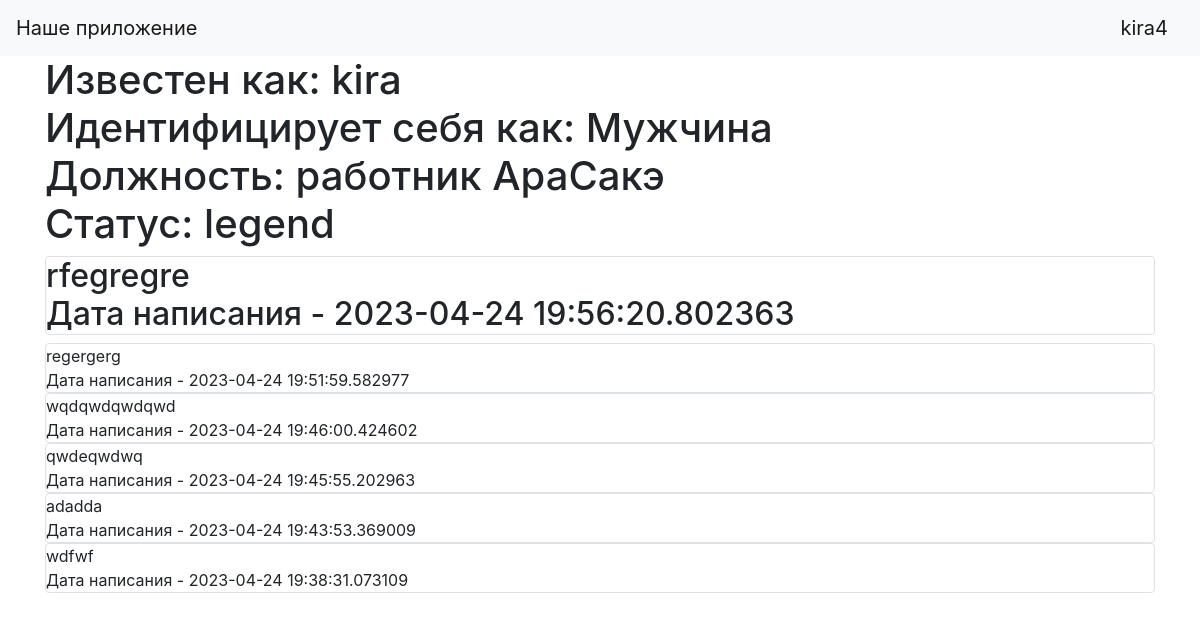
Screenshot of /profile/3 (signed in) with the database file from the repository.
### data/users.py (models this page shows, shortened)
class User(SqlAlchemyBase, UserMixin):
    __tablename__ = 'citizens'
    id = sqlalchemy.Column(sqlalchemy.Integer,
                           primary_key=True, autoincrement=True)
    name = sqlalchemy.Column(sqlalchemy.String, index=True, nullable=True)
    email = sqlalchemy.Column(sqlalchemy.String,
                              index=True, nullable=True) #, unique=True)
    hashed_password = sqlalchemy.Column(sqlalchemy.String, nullable=True)
    sex = sqlalchemy.Column(sqlalchemy.String, nullable=True)
    job = sqlalchemy.Column(sqlalchemy.String, nullable=True)
    reputation = sqlalchemy.Column(sqlalchemy.String, nullable=True)
    gun = sqlalchemy.Column(sqlalchemy.String, nullable=True)
    news = orm.relationship("News", back_populates='user')

### data/news.py (models this page shows)
class News(SqlAlchemyBase):
    __tablename__ = 'news'
    id = sqlalchemy.Column(sqlalchemy.Integer,
                           primary_key=True, autoincrement=True)
    content = sqlalchemy.Column(sqlalchemy.String, nullable=True)
    created_date = sqlalchemy.Column(sqlalchemy.DateTime,
                                     default=datetime.datetime.now)
    user_id = sqlalchemy.Column(sqlalchemy.Integer,
                                sqlalchemy.ForeignKey("citizens.id"))
    user = orm.relationship('User')

### server.py (the view)
@app.route('/profile/<int:id>')
def profile(id):
    db_sess = db_session.create_session()
    person = db_sess.query(User).filter(User.id == id).first()
    news = db_sess.query(News).filter(News.user_id == id)[::-1]
    param = {}
    param['news'] = news
    param['name'] = person.name
    param['sex'] = person.sex
    param['job'] = person.job
    param['reputation'] = person.reputation
    param['user_id'] = person.id
    if person:
        return render_template('profile.html', **param)
    else:
        abort(404)

### data/db_session.py (called while the page is built)
def create_session() -> Session:
    global __factory
    return __factory()

### server.py (called while the page is built)
@login_manager.user_loader
def load_user(user_id):
    db_sess = db_session.create_session()
    return db_sess.query(User).get(user_id)

### templates/profile.html (shortened to what this page needs)
{% extends "base.html" %}
{% block content %}
<h1>
    Известен как: {{name}}<br>
    Идентифицирует себя как: {{sex}}<br>
    Должность: {{job}}<br>
    Статус: {{reputation}}<br>
</h1>
<h2>
    {% for item in news%}
    {% if user_id == item.user_id%}
        <div class="col-md6 border rounded">
            <div>
                {{item.content}}
            </div>
            <div>
                Дата написания - {{item.created_date}}
            </div>
        </div>
{% endif %}
    </h2>
{% endfor%}
{% endblock %}

### templates/base.html (shortened to what this page needs)
<!doctype html>
<html lang="en">
<head>
    <link rel="stylesheet"
          href="https://stackpath.bootstrapcdn.com/bootstrap/4.4.1/css/bootstrap.min.css"
>
</head>
<body>
<header>
    <nav class="navbar navbar-light bg-light">
        <a class="navbar-brand" href="#">Наше приложение</a>
        {% if current_user.is_authenticated %}
        <a class="navbar-brand" href="/logout">{{ current_user.name }}</a>
        {% else %}
        <p>
            <a class="btn btn-primary " href="/register">Зарегистрироваться</a>
            <a class="btn btn-success" href="/login">Войти</a>
        </p>
        {% endif %}
    </nav>
</header>
<main role="main" class="container">
    {% block content %}{% endblock %}
</main>
</body>
</html>

### rows the page displays
User: name "kira4"
User: name "kira", sex "Мужчина", job "работник АраСакэ", reputation "legend"
News: content "rfegregre", created_date "2023-04-24 19:56:20.802363"
News: content "regergerg", created_date "2023-04-24 19:51:59.582977"
News: content "wqdqwdqwdqwd", created_date "2023-04-24 19:46:00.424602"
News: content "qwdeqwdwq", created_date "2023-04-24 19:45:55.202963"
News: content "adadda", created_date "2023-04-24 19:43:53.369009"
News: content "wdfwf", created_date "2023-04-24 19:38:31.073109"
